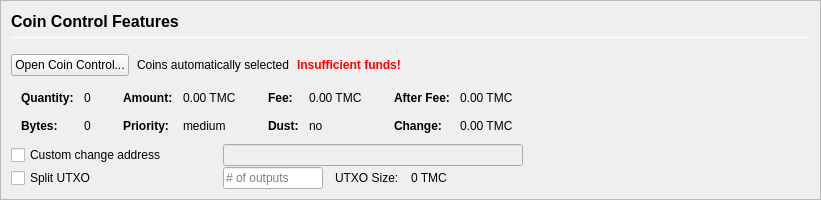
         <widget class="QFrame" name="frameCoinControl">
          <property name="sizePolicy">
           <sizepolicy hsizetype="Expanding" vsizetype="Expanding">
            <horstretch>0</horstretch>
            <verstretch>0</verstretch>
           </sizepolicy>
          </property>
          <property name="maximumSize">
           <size>
            <width>16777215</width>
            <height>16777215</height>
           </size>
          </property>
          <property name="frameShape">
           <enum>QFrame::StyledPanel</enum>
          </property>
          <property name="frameShadow">
           <enum>QFrame::Sunken</enum>
          </property>
          <layout class="QVBoxLayout" name="verticalLayoutCoinControl2">
           <property name="spacing">
            <number>0</number>
           </property>
           <property name="leftMargin">
            <number>0</number>
           </property>
           <property name="topMargin">
            <number>0</number>
           </property>
           <property name="rightMargin">
            <number>0</number>
           </property>
           <property name="bottomMargin">
            <number>0</number>
           </property>
           <item>
            <widget class="QFrame" name="frameCoinControl_BG">
             <layout class="QVBoxLayout" name="verticalLayoutCoinControl" stretch="0,0,0,0,0,0">
              <property name="spacing">
               <number>1</number>
              </property>
              <property name="leftMargin">
               <number>10</number>
              </property>
              <property name="topMargin">
               <number>10</number>
              </property>
              <item>
               <layout class="QHBoxLayout" name="horizontalLayoutCoinControl1">
                <property name="bottomMargin">
                 <number>15</number>
                </property>
                <item>
                 <layout class="QVBoxLayout" name="verticalLayout_3">
                  <property name="spacing">
                   <number>6</number>
                  </property>
                  <item>
                   <widget class="QLabel" name="labelCoinControlFeatures">
                    <property name="sizePolicy">
                     <sizepolicy hsizetype="Preferred" vsizetype="Maximum">
                      <horstretch>0</horstretch>
                      <verstretch>0</verstretch>
                     </sizepolicy>
                    </property>
                    <property name="minimumSize">
                     <size>
                      <width>0</width>
                      <height>20</height>
                     </size>
                    </property>
                    <property name="font">
                     <font>
                      <pointsize>12</pointsize>
                      <weight>75</weight>
                      <bold>true</bold>
                     </font>
                    </property>
                    <property name="styleSheet">
                     <string notr="true">font-weight:bold;</string>
                    </property>
                    <property name="text">
                     <string>Coin Control Features</string>
                    </property>
                   </widget>
                  </item>
                  <item>
                   <widget class="Line" name="line">
                    <property name="minimumSize">
                     <size>
                      <width>0</width>
                      <height>1</height>
                     </size>
                    </property>
                    <property name="maximumSize">
                     <size>
                      <width>16777215</width>
                      <height>1</height>
                     </size>
                    </property>
                    <property name="orientation">
                     <enum>Qt::Horizontal</enum>
                    </property>
                   </widget>
                  </item>
                 </layout>
                </item>
               </layout>
              </item>
              <item>
               <layout class="QHBoxLayout" name="horizontalLayoutCoinControl2" stretch="0,0,0,0">
                <property name="spacing">
                 <number>8</number>
                </property>
                <property name="bottomMargin">
                 <number>10</number>
                </property>
                <item>
                 <widget class="QPushButton" name="pushButtonCoinControl">
                  <property name="styleSheet">
                   <string notr="true"/>
                  </property>
                  <property name="text">
                   <string>Open Coin Control...</string>
                  </property>
                  <property name="autoDefault">
                   <bool>false</bool>
                  </property>
                 </widget>
                </item>
                <item>
                 <widget class="QLabel" name="labelCoinControlAutomaticallySelected">
                  <property name="text">
                   <string>Coins automatically selected</string>
                  </property>
                  <property name="margin">
                   <number>5</number>
                  </property>
                 </widget>
                </item>
                <item>
                 <widget class="QLabel" name="labelCoinControlInsuffFunds">
                  <property name="font">
                   <font>
                    <weight>75</weight>
                    <bold>true</bold>
                   </font>
                  </property>
                  <property name="styleSheet">
                   <string notr="true">color:red;font-weight:bold;</string>
                  </property>
                  <property name="text">
                   <string>Insufficient funds!</string>
                  </property>
                  <property name="margin">
                   <number>5</number>
                  </property>
                 </widget>
                </item>
                <item>
                 <spacer name="horizontalSpacerCoinControl">
                  <property name="orientation">
                   <enum>Qt::Horizontal</enum>
                  </property>
                  <property name="sizeHint" stdset="0">
                   <size>
                    <width>40</width>
                    <height>1</height>
                   </size>
                  </property>
                 </spacer>
                </item>
               </layout>
              </item>
              <item>
               <widget class="QWidget" name="widgetCoinControl" native="true">
                <property name="sizePolicy">
                 <sizepolicy hsizetype="Preferred" vsizetype="Preferred">
                  <horstretch>0</horstretch>
                  <verstretch>0</verstretch>
                 </sizepolicy>
                </property>
                <property name="minimumSize">
                 <size>
                  <width>0</width>
                  <height>0</height>
                 </size>
                </property>
                <property name="styleSheet">
                 <string notr="true"/>
                </property>
                <layout class="QHBoxLayout" name="horizontalLayoutCoinControl5">
                 <property name="leftMargin">
                  <number>0</number>
                 </property>
                 <property name="topMargin">
                  <number>0</number>
                 </property>
                 <property name="rightMargin">
                  <number>0</number>
                 </property>
                 <property name="bottomMargin">
                  <number>0</number>
                 </property>
                 <item>
                  <layout class="QHBoxLayout" name="horizontalLayoutCoinControl3" stretch="0,0,0,1">
                   <property name="spacing">
                    <number>20</number>
                   </property>
                   <property name="topMargin">
                    <number>0</number>
                   </property>
                   <property name="bottomMargin">
                    <number>10</number>
                   </property>
                   <item>
                    <layout class="QFormLayout" name="formLayoutCoinControl1">
                     <property name="horizontalSpacing">
                      <number>10</number>
                     </property>
                     <property name="verticalSpacing">
                      <number>14</number>
                     </property>
                     <property name="leftMargin">
                      <number>10</number>
                     </property>
                     <property name="topMargin">
                      <number>4</number>
                     </property>
                     <property name="rightMargin">
                      <number>6</number>
                     </property>
                     <item row="0" column="0">
                      <widget class="QLabel" name="labelCoinControlQuantityText">
                       <property name="font">
                        <font>
                         <weight>75</weight>
                         <bold>true</bold>
                        </font>
                       </property>
                       <property name="text">
                        <string>Quantity:</string>
                       </property>
                       <property name="margin">
                        <number>0</number>
                       </property>
                      </widget>
                     </item>
                     <item row="0" column="1">
                      <widget class="QLabel" name="labelCoinControlQuantity">
                       <property name="cursor">
                        <cursorShape>IBeamCursor</cursorShape>
                       </property>
                       <property name="contextMenuPolicy">
                        <enum>Qt::ActionsContextMenu</enum>
                       </property>
                       <property name="text">
                        <string notr="true">0</string>
                       </property>
                       <property name="margin">
                        <number>0</number>
                       </property>
                       <property name="textInteractionFlags">
                        <set>Qt::LinksAccessibleByMouse|Qt::TextSelectableByKeyboard|Qt::TextSelectableByMouse</set>
                       </property>
                      </widget>
                     </item>
                     <item row="1" column="0">
                      <widget class="QLabel" name="labelCoinControlBytesText">
                       <property name="font">
                        <font>
                         <weight>75</weight>
                         <bold>true</bold>
                        </font>
                       </property>
                       <property name="text">
                        <string>Bytes:</string>
                       </property>
                      </widget>
                     </item>
                     <item row="1" column="1">
                      <widget class="QLabel" name="labelCoinControlBytes">
                       <property name="cursor">
                        <cursorShape>IBeamCursor</cursorShape>
                       </property>
                       <property name="contextMenuPolicy">
                        <enum>Qt::ActionsContextMenu</enum>
                       </property>
                       <property name="text">
                        <string notr="true">0</string>
                       </property>
                       <property name="textInteractionFlags">
                        <set>Qt::LinksAccessibleByMouse|Qt::TextSelectableByKeyboard|Qt::TextSelectableByMouse</set>
                       </property>
                      </widget>
                     </item>
                    </layout>
                   </item>
                   <item>
                    <layout class="QFormLayout" name="formLayoutCoinControl2">
                     <property name="horizontalSpacing">
                      <number>10</number>
                     </property>
                     <property name="verticalSpacing">
                      <number>14</number>
                     </property>
                     <property name="leftMargin">
                      <number>6</number>
                     </property>
                     <property name="topMargin">
                      <number>4</number>
                     </property>
                     <property name="rightMargin">
                      <number>6</number>
                     </property>
                     <item row="0" column="0">
                      <widget class="QLabel" name="labelCoinControlAmountText">
                       <property name="font">
                        <font>
                         <weight>75</weight>
                         <bold>true</bold>
                        </font>
                       </property>
                       <property name="text">
                        <string>Amount:</string>
                       </property>
                       <property name="margin">
                        <number>0</number>
                       </property>
                      </widget>
                     </item>
                     <item row="0" column="1">
                      <widget class="QLabel" name="labelCoinControlAmount">
                       <property name="cursor">
                        <cursorShape>IBeamCursor</cursorShape>
                       </property>
                       <property name="contextMenuPolicy">
                        <enum>Qt::ActionsContextMenu</enum>
                       </property>
                       <property name="text">
                        <string notr="true">0.00 TMC</string>
                       </property>
                       <property name="textInteractionFlags">
                        <set>Qt::LinksAccessibleByMouse|Qt::TextSelectableByKeyboard|Qt::TextSelectableByMouse</set>
                       </property>
                      </widget>
                     </item>
                     <item row="1" column="0">
                      <widget class="QLabel" name="labelCoinControlPriorityText">
                       <property name="font">
                        <font>
                         <weight>75</weight>
                         <bold>true</bold>
                        </font>
                       </property>
                       <property name="text">
                        <string>Priority:</string>
                       </property>
                      </widget>
                     </item>
                     <item row="1" column="1">
                      <widget class="QLabel" name="labelCoinControlPriority">
                       <property name="cursor">
                        <cursorShape>IBeamCursor</cursorShape>
                       </property>
                       <property name="contextMenuPolicy">
                        <enum>Qt::ActionsContextMenu</enum>
                       </property>
                       <property name="text">
                        <string>medium</string>
                       </property>
                       <property name="textInteractionFlags">
                        <set>Qt::LinksAccessibleByMouse|Qt::TextSelectableByKeyboard|Qt::TextSelectableByMouse</set>
                       </property>
                      </widget>
                     </item>
                    </layout>
                   </item>
                   <item>
                    <layout class="QFormLayout" name="formLayoutCoinControl3">
                     <property name="horizontalSpacing">
                      <number>10</number>
                     </property>
                     <property name="verticalSpacing">
                      <number>14</number>
                     </property>
                     <property name="leftMargin">
                      <number>6</number>
                     </property>
                     <property name="topMargin">
                      <number>4</number>
                     </property>
                     <property name="rightMargin">
                      <number>6</number>
                     </property>
                     <item row="0" column="0">
                      <widget class="QLabel" name="labelCoinControlFeeText">
                       <property name="font">
                        <font>
                         <weight>75</weight>
                         <bold>true</bold>
                        </font>
                       </property>
                       <property name="text">
                        <string>Fee:</string>
                       </property>
                       <property name="margin">
                        <number>0</number>
                       </property>
                      </widget>
                     </item>
                     <item row="0" column="1">
                      <widget class="QLabel" name="labelCoinControlFee">
                       <property name="cursor">
                        <cursorShape>IBeamCursor</cursorShape>
                       </property>
                       <property name="contextMenuPolicy">
                        <enum>Qt::ActionsContextMenu</enum>
                       </property>
                       <property name="text">
                        <string notr="true">0.00 TMC</string>
                       </property>
                       <property name="textInteractionFlags">
                        <set>Qt::LinksAccessibleByMouse|Qt::TextSelectableByKeyboard|Qt::TextSelectableByMouse</set>
                       </property>
                      </widget>
                     </item>
                     <item row="1" column="0">
                      <widget class="QLabel" name="labelCoinControlLowOutputText">
                       <property name="font">
                        <font>
                         <weight>75</weight>
                         <bold>true</bold>
                        </font>
                       </property>
                       <property name="text">
                        <string>Dust:</string>
                       </property>
                      </widget>
                     </item>
                     <item row="1" column="1">
                      <widget class="QLabel" name="labelCoinControlLowOutput">
                       <property name="cursor">
                        <cursorShape>IBeamCursor</cursorShape>
                       </property>
                       <property name="contextMenuPolicy">
                        <enum>Qt::ActionsContextMenu</enum>
                       </property>
                       <property name="text">
                        <string>no</string>
                       </property>
                       <property name="textInteractionFlags">
                        <set>Qt::LinksAccessibleByMouse|Qt::TextSelectableByKeyboard|Qt::TextSelectableByMouse</set>
                       </property>
                      </widget>
                     </item>
                    </layout>
                   </item>
                   <item>
                    <layout class="QFormLayout" name="formLayoutCoinControl4">
                     <property name="horizontalSpacing">
                      <number>10</number>
                     </property>
                     <property name="verticalSpacing">
                      <number>14</number>
                     </property>
                     <property name="leftMargin">
                      <number>6</number>
                     </property>
                     <property name="topMargin">
                      <number>4</number>
                     </property>
                     <property name="rightMargin">
                      <number>6</number>
                     </property>
                     <item row="0" column="0">
                      <widget class="QLabel" name="labelCoinControlAfterFeeText">
                       <property name="font">
                        <font>
                         <weight>75</weight>
                         <bold>true</bold>
                        </font>
                       </property>
                       <property name="text">
                        <string>After Fee:</string>
                       </property>
                       <property name="margin">
                        <number>0</number>
                       </property>
                      </widget>
                     </item>
                     <item row="0" column="1">
                      <widget class="QLabel" name="labelCoinControlAfterFee">
                       <property name="cursor">
                        <cursorShape>IBeamCursor</cursorShape>
                       </property>
                       <property name="contextMenuPolicy">
                        <enum>Qt::ActionsContextMenu</enum>
                       </property>
                       <property name="text">
                        <string notr="true">0.00 TMC</string>
                       </property>
                       <property name="textInteractionFlags">
                        <set>Qt::LinksAccessibleByMouse|Qt::TextSelectableByKeyboard|Qt::TextSelectableByMouse</set>
                       </property>
                      </widget>
                     </item>
                     <item row="1" column="0">
                      <widget class="QLabel" name="labelCoinControlChangeText">
                       <property name="font">
                        <font>
                         <weight>75</weight>
                         <bold>true</bold>
                        </font>
                       </property>
                       <property name="text">
                        <string>Change:</string>
                       </property>
                      </widget>
                     </item>
                     <item row="1" column="1">
                      <widget class="QLabel" name="labelCoinControlChange">
                       <property name="cursor">
                        <cursorShape>IBeamCursor</cursorShape>
                       </property>
                       <property name="contextMenuPolicy">
                        <enum>Qt::ActionsContextMenu</enum>
                       </property>
                       <property name="text">
                        <string notr="true">0.00 TMC</string>
                       </property>
                       <property name="textInteractionFlags">
                        <set>Qt::LinksAccessibleByMouse|Qt::TextSelectableByKeyboard|Qt::TextSelectableByMouse</set>
                       </property>
                      </widget>
                     </item>
                    </layout>
                   </item>
                  </layout>
                 </item>
                </layout>
               </widget>
              </item>
              <item>
               <layout class="QHBoxLayout" name="horizontalLayoutCoinControl4">
                <property name="spacing">
                 <number>12</number>
                </property>
                <property name="sizeConstraint">
                 <enum>QLayout::SetDefaultConstraint</enum>
                </property>
                <property name="topMargin">
                 <number>0</number>
                </property>
                <property name="rightMargin">
                 <number>0</number>
                </property>
                <item>
                 <widget class="QCheckBox" name="checkBoxCoinControlChange">
                  <property name="sizePolicy">
                   <sizepolicy hsizetype="Preferred" vsizetype="Preferred">
                    <horstretch>0</horstretch>
                    <verstretch>0</verstretch>
                   </sizepolicy>
                  </property>
                  <property name="minimumSize">
                   <size>
                    <width>200</width>
                    <height>0</height>
                   </size>
                  </property>
                  <property name="maximumSize">
                   <size>
                    <width>200</width>
                    <height>16777215</height>
                   </size>
                  </property>
                  <property name="toolTip">
                   <string>If this is activated, but the change address is empty or invalid, change will be sent to a newly generated address.</string>
                  </property>
                  <property name="text">
                   <string>Custom change address</string>
                  </property>
                 </widget>
                </item>
                <item>
                 <widget class="QValidatedLineEdit" name="lineEditCoinControlChange">
                  <property name="enabled">
                   <bool>false</bool>
                  </property>
                  <property name="sizePolicy">
                   <sizepolicy hsizetype="Preferred" vsizetype="Preferred">
                    <horstretch>0</horstretch>
                    <verstretch>0</verstretch>
                   </sizepolicy>
                  </property>
                  <property name="minimumSize">
                   <size>
                    <width>300</width>
                    <height>0</height>
                   </size>
                  </property>
                 </widget>
                </item>
                <item>
                 <widget class="QLabel" name="labelCoinControlChangeLabel">
                  <property name="sizePolicy">
                   <sizepolicy hsizetype="Preferred" vsizetype="Preferred">
                    <horstretch>0</horstretch>
                    <verstretch>0</verstretch>
                   </sizepolicy>
                  </property>
                  <property name="minimumSize">
                   <size>
                    <width>100</width>
                    <height>0</height>
                   </size>
                  </property>
                  <property name="text">
                   <string/>
                  </property>
                  <property name="margin">
                   <number>3</number>
                  </property>
                 </widget>
                </item>
               </layout>
              </item>
              <item>
               <layout class="QHBoxLayout" name="horizontalLayoutCoinControl6">
                <property name="spacing">
                 <number>12</number>
                </property>
                <property name="rightMargin">
                 <number>0</number>
                </property>
                <item>
                 <widget class="QCheckBox" name="splitBlockCheckBox">
                  <property name="sizePolicy">
                   <sizepolicy hsizetype="Preferred" vsizetype="Preferred">
                    <horstretch>0</horstretch>
                    <verstretch>0</verstretch>
                   </sizepolicy>
                  </property>
                  <property name="minimumSize">
                   <size>
                    <width>200</width>
                    <height>0</height>
                   </size>
                  </property>
                  <property name="maximumSize">
                   <size>
                    <width>200</width>
                    <height>16777215</height>
                   </size>
                  </property>
                  <property name="text">
                   <string>Split UTXO</string>
                  </property>
                 </widget>
                </item>
                <item>
                 <widget class="QLineEdit" name="splitBlockLineEdit">
                  <property name="sizePolicy">
                   <sizepolicy hsizetype="Preferred" vsizetype="Preferred">
                    <horstretch>50</horstretch>
                    <verstretch>0</verstretch>
                   </sizepolicy>
                  </property>
                  <property name="minimumSize">
                   <size>
                    <width>100</width>
                    <height>0</height>
                   </size>
                  </property>
                  <property name="maximumSize">
                   <size>
                    <width>100</width>
                    <height>16777215</height>
                   </size>
                  </property>
                  <property name="placeholderText">
                   <string># of outputs</string>
                  </property>
                 </widget>
                </item>
                <item>
                 <widget class="QLabel" name="labelBlockSizeText">
                  <property name="text">
                   <string>UTXO Size:</string>
                  </property>
                 </widget>
                </item>
                <item>
                 <widget class="QLabel" name="labelBlockSize">
                  <property name="text">
                   <string>0 TMC</string>
                  </property>
                 </widget>
                </item>
                <item>
                 <spacer name="horizontalSpacer_7">
                  <property name="orientation">
                   <enum>Qt::Horizontal</enum>
                  </property>
                  <property name="sizeHint" stdset="0">
                   <size>
                    <width>40</width>
                    <height>20</height>
                   </size>
                  </property>
                 </spacer>
                </item>
               </layout>
              </item>
              <item>
               <spacer name="verticalSpacerCoinControl">
                <property name="orientation">
                 <enum>Qt::Vertical</enum>
                </property>
                <property name="sizeHint" stdset="0">
                 <size>
                  <width>800</width>
                  <height>1</height>
                 </size>
                </property>
               </spacer>
              </item>
             </layout>
            </widget>
           </item>
          </layout>
         </widget>
